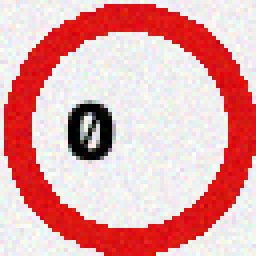
#> input picture data/sample/0/sample_000.png, 64 x 64 px (shown 4 times larger); its folder holds only this picture in this run
$ python train_svm.py
#> lines starting #> are read from the running program, lines starting #| are printed output that depends on the picture
### src/config.py
import os
from pathlib import Path

# Base Directory
BASE_DIR = Path(__file__).resolve().parent.parent

# Path Configurations
DATA_DIR = BASE_DIR / "data"
RAW_DATA_DIR = DATA_DIR / "raw"
GTSRB_RAW_DIR = RAW_DATA_DIR / "GTSRB"
PROCESSED_DATA_DIR = DATA_DIR / "processed"
SAMPLE_DATA_DIR = DATA_DIR / "sample"
EXTERNAL_TEST_DIR = DATA_DIR / "external_test"

MODEL_DIR = BASE_DIR / "models"
RESULT_DIR = BASE_DIR / "results"
MISCLASSIFIED_DIR = RESULT_DIR / "misclassified"
DB_PATH = DATA_DIR / "prediction_history.db"

# Ensure directories exist
for directory in [RAW_DATA_DIR, PROCESSED_DATA_DIR, SAMPLE_DATA_DIR, EXTERNAL_TEST_DIR, MODEL_DIR, RESULT_DIR, MISCLASSIFIED_DIR]:
    directory.mkdir(parents=True, exist_ok=True)

# Image & Model Parameters
IMAGE_SIZE = (32, 32)
IMAGE_CHANNELS = 3
INPUT_SHAPE = (32, 32, 3)
NUM_CLASSES = 43  # Default GTSRB, auto-adapts dynamically to any dataset size

# Dataset Split Percentages
TRAIN_RATIO = 0.70
VAL_RATIO = 0.15
TEST_RATIO = 0.15

# Training Hyperparameters
BATCH_SIZE = 64
EPOCHS = 50
LEARNING_RATE = 0.001
DROPOUT_RATE = 0.5
RANDOM_STATE = 42

# Model & Evaluation Output Paths
SVM_MODEL_PATH = MODEL_DIR / "svm_hog_model.pkl"
SVM_NO_AUG_PATH = MODEL_DIR / "svm_hog_model.pkl"
SVM_AUG_PATH = MODEL_DIR / "svm_hog_aug_model.pkl"

CNN_MODEL_PATH = MODEL_DIR / "cnn_traffic_sign.keras"
CNN_CUSTOM_NO_AUG_PATH = MODEL_DIR / "custom_cnn_no_aug.keras"
CNN_MOBILENET_NO_AUG_PATH = MODEL_DIR / "mobilenet_no_aug.keras"
CNN_CUSTOM_AUG_PATH = MODEL_DIR / "custom_cnn_aug.keras"
CNN_MOBILENET_AUG_PATH = MODEL_DIR / "mobilenet_aug.keras"

CLASS_MAPPING_PATH = MODEL_DIR / "class_mapping.json"
TRAINING_HISTORY_PATH = MODEL_DIR / "training_history.json"
MODEL_METADATA_PATH = MODEL_DIR / "model_metadata.json"

COMPARISON_CSV_PATH = RESULT_DIR / "model_comparison.csv"
COMPARISON_METRICS_PATH = RESULT_DIR / "comparison_metrics.json"
METRICS_JSON_PATH = RESULT_DIR / "metrics.json"
CLASSIFICATION_REPORT_PATH = RESULT_DIR / "classification_report.json"
CONFUSION_MATRIX_CNN_PATH = RESULT_DIR / "confusion_matrix_cnn.png"
CONFUSION_MATRIX_SVM_PATH = RESULT_DIR / "confusion_matrix_svm.png"
TRAINING_ACCURACY_PATH = RESULT_DIR / "training_accuracy.png"
TRAINING_LOSS_PATH = RESULT_DIR / "training_loss.png"
DATASET_DISTRIBUTION_PATH = RESULT_DIR / "dataset_distribution.png"
PREPROCESSING_EXAMPLES_PATH = RESULT_DIR / "preprocessing_examples.png"

# GTSRB & Vietnamese Traffic Sign Class Name Dictionary Mapping
GTSRB_CLASSES = {
    0: {"vi": "Giới hạn tốc độ 20km/h (P.127)", "en": "Speed limit (20km/h)"},
    1: {"vi": "Giới hạn tốc độ 30km/h (P.127)", "en": "Speed limit (30km/h)"},
    2: {"vi": "Giới hạn tốc độ 50km/h (P.127)", "en": "Speed limit (50km/h)"},
    3: {"vi": "Giới hạn tốc độ 60km/h (P.127)", "en": "Speed limit (60km/h)"},
    4: {"vi": "Giới hạn tốc độ 70km/h (P.127)", "en": "Speed limit (70km/h)"},
    5: {"vi": "Giới hạn tốc độ 80km/h (P.127)", "en": "Speed limit (80km/h)"},
    6: {"vi": "Hết hạn chế tốc độ 80km/h", "en": "End of speed limit (80km/h)"},
    7: {"vi": "Giới hạn tốc độ 100km/h", "en": "Speed limit (100km/h)"},
    8: {"vi": "Giới hạn tốc độ 120km/h", "en": "Speed limit (120km/h)"},
    9: {"vi": "Cấm vượt (P.125)", "en": "No passing"},
    10: {"vi": "Cấm xe tải vượt (P.126)", "en": "No passing for vehicles over 3.5 metric tons"},
    11: {"vi": "Quyền ưu tiên tại giao lộ (W.207)", "en": "Right-of-way at next intersection"},
    12: {"vi": "Đường ưu tiên (I.401)", "en": "Priority road"},
    13: {"vi": "Nhường đường (W.208)", "en": "Yield"},
    14: {"vi": "Dừng lại (P.122 Stop)", "en": "Stop"},
    15: {"vi": "Cấm mọi phương tiện (P.101)", "en": "No vehicles"},
    16: {"vi": "Cấm xe tải (P.106a)", "en": "Vehicles over 3.5 metric tons prohibited"},
    17: {"vi": "Cấm đi ngược chiều (P.102)", "en": "No entry"},
    18: {"vi": "Cảnh báo nguy hiểm chung (W.233)", "en": "General caution"},
    19: {"vi": "Chỗ ngoặt nguy hiểm bên trái (W.201a)", "en": "Dangerous curve to the left"},
    20: {"vi": "Chỗ ngoặt nguy hiểm bên phải (W.201b)", "en": "Dangerous curve to the right"},
    21: {"vi": "Đoạn đường nhiều chỗ ngoặt (W.202)", "en": "Double curve"},
    22: {"vi": "Đường gồ gề (W.221a)", "en": "Bumpy road"},
    23: {"vi": "Đường trơn trượt (W.222a)", "en": "Slippery road"},
    24: {"vi": "Đường bị thu hẹp bên phải (W.203b)", "en": "Road narrows on the right"},
    25: {"vi": "Công trường (W.227)", "en": "Road work"},
    26: {"vi": "Tín hiệu đèn giao thông (W.209)", "en": "Traffic signals"},
    27: {"vi": "Người đi bộ cắt ngang (W.224)", "en": "Pedestrians"},
    28: {"vi": "Trẻ em sang đường (W.225)", "en": "Children crossing"},
    29: {"vi": "Xe đạp sang đường (W.226)", "en": "Bicycles crossing"},
    30: {"vi": "Cảnh báo băng tuyết (W.231)", "en": "Beware of ice/snow"},
    31: {"vi": "Động vật hoang dã cắt ngang (W.232)", "en": "Wild animals crossing"},
    32: {"vi": "Hết mọi lệnh cấm (DP.135)", "en": "End of all speed and passing limits"},
    33: {"vi": "Rẽ phải bắt buộc (R.301c)", "en": "Turn right ahead"},
    34: {"vi": "Rẽ trái bắt buộc (R.301d)", "en": "Turn left ahead"},
    35: {"vi": "Đi thẳng bắt buộc (R.301a)", "en": "Ahead only"},
    36: {"vi": "Đi thẳng hoặc rẽ phải (R.301d)", "en": "Go straight or right"},
    37: {"vi": "Đi thẳng hoặc rẽ trái (R.301e)", "en": "Go straight or left"},
    38: {"vi": "Đi bên phải (R.302a)", "en": "Keep right"},
    39: {"vi": "Đi bên trái (R.302b)", "en": "Keep left"},
    40: {"vi": "Vòng xuyến (R.303)", "en": "Roundabout mandatory"},
    41: {"vi": "Hết cấm vượt (DP.133)", "en": "End of no passing"},
    42: {"vi": "Hết cấm xe tải vượt (DP.134)", "en": "End of no passing by vehicles over 3.5 metric tons"}
}

### src/data_loader.py
import os
import cv2
import numpy as np
import pandas as pd
from pathlib import Path
from typing import Tuple, List, Dict, Optional
import logging

from src.config import (
    RAW_DATA_DIR, GTSRB_RAW_DIR, SAMPLE_DATA_DIR, EXTERNAL_TEST_DIR,
    IMAGE_SIZE, NUM_CLASSES, GTSRB_CLASSES
)

logging.basicConfig(level=logging.INFO, format='%(asctime)s - %(levelname)s - %(message)s')
logger = logging.getLogger(__name__)


def find_dataset_dir(base_path: Path = RAW_DATA_DIR) -> Tuple[Optional[Path], bool]:
    """
    Locates dataset folder.
    Returns tuple: (dataset_path, is_sample_flag)

    Priority Order:
    1. RAW_DATA_DIR / GTSRB / Train (or RAW_DATA_DIR / GTSRB)
    2. RAW_DATA_DIR / Train
    3. RAW_DATA_DIR (if numeric folders 0..42 exist)
    4. SAMPLE_DATA_DIR (Pipeline demo / unit test ONLY)
    """
    # 1. Check GTSRB subfolder in data/raw/
    if (GTSRB_RAW_DIR / "Train").exists() and any((GTSRB_RAW_DIR / "Train").glob("*")):
        return GTSRB_RAW_DIR / "Train", False
    if GTSRB_RAW_DIR.exists() and any(d.name.isdigit() for d in GTSRB_RAW_DIR.iterdir() if d.is_dir()):
        return GTSRB_RAW_DIR, False

    # 2. Check Train subfolder in data/raw/
    if (base_path / "Train").exists() and any((base_path / "Train").glob("*")):
        return base_path / "Train", False

    # 3. Check direct numeric folders in data/raw/
    if base_path.exists():
        subdirs = [d for d in base_path.iterdir() if d.is_dir() and d.name.isdigit()]
        if len(subdirs) > 0:
            return base_path, False

    # 4. Fallback to Sample Dataset (FOR DEMO/TESTING PIPELINE ONLY)
    if SAMPLE_DATA_DIR.exists():
        sample_subdirs = [d for d in SAMPLE_DATA_DIR.iterdir() if d.is_dir() and d.name.isdigit()]
        if len(sample_subdirs) > 0:
            logger.warning("Real GTSRB dataset not found in data/raw/. Using SAMPLE dataset for pipeline testing ONLY.")
            return SAMPLE_DATA_DIR, True

    # 5. Auto-create sample dataset on-the-fly for cloud deployments
    logger.warning("Dataset directory missing. Auto-generating sample demo dataset for deployment...")
    try:
        create_sample_dataset()
        if SAMPLE_DATA_DIR.exists():
            return SAMPLE_DATA_DIR, True
    except Exception as e:
        logger.error(f"Failed to auto-create sample dataset: {e}")

    return None, False


def load_raw_dataset(dataset_dir: Optional[Path] = None, max_samples_per_class: Optional[int] = None) -> Tuple[List[np.ndarray], np.ndarray, Dict]:
    """
    Loads images and labels from dataset directory.
    Returns:
        images: List of np.ndarray (uint8 BGR/RGB images)
        labels: np.ndarray of shape (N,) int
        stats: dictionary with summary statistics (including 'is_sample')
    """
    if dataset_dir:
        target_dir = dataset_dir
        is_sample = (SAMPLE_DATA_DIR in target_dir.parents or target_dir == SAMPLE_DATA_DIR)
    else:
        target_dir, is_sample = find_dataset_dir()

    if target_dir is None or not target_dir.exists():
        raise FileNotFoundError(
            f"Dataset not found at {RAW_DATA_DIR} or {SAMPLE_DATA_DIR}.\n"
            "Please place real GTSRB dataset in data/raw/GTSRB/Train/<class_id>/ or run:\n"
            "python -m src.data_loader --create-sample"
        )

    images = []
    labels = []
    class_counts = {}

    # Read class subfolders (formatted as '0', '1', ..., '42' or '00000', '00001', ..., '00042')
    class_dirs = sorted(
        [d for d in target_dir.iterdir() if d.is_dir() and (d.name.isdigit() or d.name.lstrip('0').isdigit() or d.name == '00000')],
        key=lambda x: int(x.name)
    )

    if not class_dirs:
        raise ValueError(f"No numeric class folders (0..42) found in {target_dir}")

    for c_dir in class_dirs:
        class_id = int(c_dir.name)
        img_paths = list(c_dir.glob("*.png")) + list(c_dir.glob("*.jpg")) + list(c_dir.glob("*.ppm"))

        if max_samples_per_class:
            img_paths = img_paths[:max_samples_per_class]

        count = 0
        for img_path in img_paths:
            img = cv2.imread(str(img_path))
#> img is the input picture: shape (64, 64, 3); mean B, G, R 166.4, 166.2, 227.2
            if img is not None:
                img_rgb = cv2.cvtColor(img, cv2.COLOR_BGR2RGB)
                images.append(img_rgb)
                labels.append(class_id)
                count += 1

        class_counts[class_id] = count

    labels = np.array(labels, dtype=int)

    stats = {
        "total_images": len(images),
        "total_classes": len(class_counts),
        "class_counts": class_counts,
        "dataset_path": str(target_dir),
        "is_sample": is_sample
    }

    dataset_type_str = "SAMPLE/DEMO DATASET" if is_sample else "REAL GTSRB DATASET"
    logger.info(f"Loaded {len(images)} images across {len(class_counts)} classes from {target_dir} ({dataset_type_str})")
    return images, labels, stats


# [119 lines left out: functions generate_sample_dataset, generate_external_test_samples, not called in this run]


# [18 lines that do not run on import are left out]

### src/preprocessing.py
import cv2
import numpy as np
import matplotlib.pyplot as plt
from pathlib import Path
from sklearn.model_selection import train_test_split
from typing import Tuple, Union, List, Optional
import logging

from src.config import (
    IMAGE_SIZE, RANDOM_STATE, NUM_CLASSES, TRAIN_RATIO, VAL_RATIO, TEST_RATIO,
    PREPROCESSING_EXAMPLES_PATH, RESULT_DIR
)

logger = logging.getLogger(__name__)


# [26 lines left out: function load_image, not called in this run]


def resize_image(image: np.ndarray, target_size: Tuple[int, int] = IMAGE_SIZE) -> np.ndarray:
    """
    Resizes image to target_size (width, height).
    """
    if image.shape[0] != target_size[1] or image.shape[1] != target_size[0]:
        return cv2.resize(image, target_size, interpolation=cv2.INTER_AREA)
    return image


# [502 lines left out: functions detect_and_crop_traffic_sign, apply_clahe, apply_gamma_correction, apply_unsharp_mask, apply_perspective_transform, apply_cutout and 10 more, not called in this run]


def split_data(
    images: List[np.ndarray],
    labels: np.ndarray,
    test_ratio: float = TEST_RATIO,
    val_ratio: float = VAL_RATIO,
    random_state: int = RANDOM_STATE
) -> Tuple[List[np.ndarray], List[np.ndarray], List[np.ndarray], np.ndarray, np.ndarray, np.ndarray]:
    """
    Splits data into Train (70%), Validation (15%), and Test (15%) sets without data leakage.
    Splitting occurs BEFORE any data augmentation.
    """
    X_temp, X_test, y_temp, y_test = train_test_split(
        images, labels, test_size=test_ratio, random_state=random_state, stratify=labels
    )

    val_adjusted_ratio = val_ratio / (1.0 - test_ratio)
    X_train, X_val, y_train, y_val = train_test_split(
        X_temp, y_temp, test_size=val_adjusted_ratio, random_state=random_state, stratify=y_temp
    )

    logger.info(
        f"Data split complete -> Train: {len(X_train)} (70%), Val: {len(X_val)} (15%), Test: {len(X_test)} (15%)"
    )
    return X_train, X_val, X_test, y_train, y_val, y_test


# [94 lines left out: functions augment_single_image, save_preprocessing_visualization, not called in this run]

### src/train_svm.py
import os
import json
import joblib
import numpy as np
import matplotlib.pyplot as plt
import seaborn as sns
from pathlib import Path
from sklearn.svm import SVC
from sklearn.metrics import (
    accuracy_score, precision_recall_fscore_support,
    classification_report, confusion_matrix
)
import logging
import argparse

from src.config import (
    SVM_MODEL_PATH, SVM_NO_AUG_PATH, SVM_AUG_PATH, RESULT_DIR,
    CONFUSION_MATRIX_SVM_PATH, RANDOM_STATE, NUM_CLASSES
)
from src.data_loader import load_raw_dataset
from src.preprocessing import split_data, resize_image, augment_single_image
from src.feature_extraction import extract_hog_batch

logging.basicConfig(level=logging.INFO, format='%(asctime)s - %(levelname)s - %(message)s')
logger = logging.getLogger(__name__)


def train_svm_baseline(dataset_dir: Path = None, save_model: bool = True, augment: bool = False):
    """
    Trains HOG + SVM model with optional data augmentation (applied strictly to Train set).
    """
    mode_str = "WITH Data Augmentation (Stage 2)" if augment else "WITHOUT Augmentation (Stage 1 Baseline)"
    logger.info(f"--- Starting HOG + SVM Model Training [{mode_str}] ---")

    # 1. Load Data
    images_raw, labels, stats = load_raw_dataset(dataset_dir=dataset_dir)
#> images_raw = 2 items; labels = [0, 1]; stats = 5 items

    # Resize all images to 32x32
    images_resized = [resize_image(img, (32, 32)) for img in images_raw]
#> in resize_image, `return cv2.resize(image, target_size, interpolation=cv2.INTER_AREA)`:
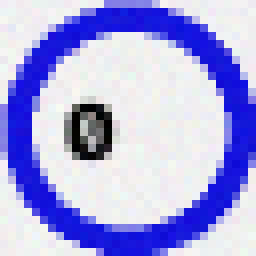
#> returned value: shape (32, 32, 3) (shown 8 times larger); mean of channels 0, 1, 2 227.3, 166.4, 166.6; drawn as B, G, R
#> call 2 of resize_image, with target_size = (32, 32)
#> in resize_image (call 2), `return cv2.resize(image, target_size, interpolation=cv2.INTER_AREA)`:
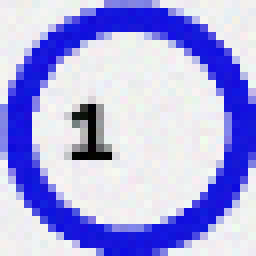
#> returned value: shape (32, 32, 3) (shown 8 times larger); mean of channels 0, 1, 2 229.5, 168.3, 168.4; drawn as B, G, R
#> images_resized = 2 items

    # 2. Split Data (Train 70%, Val 15%, Test 15%) BEFORE augmentation
    X_train, X_val, X_test, y_train, y_val, y_test = split_data(
        images_resized, labels, test_ratio=0.15, val_ratio=0.15, random_state=RANDOM_STATE
    )

    # 3. Optional Augmentation strictly on Train set (Stage 2 requirement)
    if augment:
        logger.info("Applying data augmentation STRICTLY to SVM training set...")
        X_train_aug = []
        y_train_aug = []
        for img, lbl in zip(X_train, y_train):
            X_train_aug.append(img)
            y_train_aug.append(lbl)
            X_train_aug.append(augment_single_image(img))
            y_train_aug.append(lbl)
        X_train_final = np.array(X_train_aug, dtype=np.uint8)
        y_train_final = np.array(y_train_aug, dtype=int)
    else:
        X_train_final = X_train
        y_train_final = y_train

    # 4. Extract HOG Features
    logger.info(f"Extracting HOG features for Train ({len(X_train_final)}), Val ({len(X_val)}), and Test ({len(X_test)}) sets...")
    X_train_hog = extract_hog_batch(X_train_final)
    X_val_hog = extract_hog_batch(X_val)
    X_test_hog = extract_hog_batch(X_test)

    logger.info(f"HOG feature dimension: {X_train_hog.shape[1]}")

    # 5. Train SVM Classifier
    logger.info("Training SVM Classifier (RBF Kernel)...")
    svm_model = SVC(kernel='rbf', C=10.0, gamma='scale', probability=True, random_state=RANDOM_STATE)
    svm_model.fit(X_train_hog, y_train_final)

    # 6. Evaluate on Test Set
    logger.info("Evaluating HOG + SVM on Test Set...")
    y_pred = svm_model.predict(X_test_hog)
    y_pred_proba = svm_model.predict_proba(X_test_hog)

    acc = float(accuracy_score(y_test, y_pred))
    prec_weighted, rec_weighted, f1_weighted, _ = precision_recall_fscore_support(
        y_test, y_pred, average='weighted', zero_division=0
    )
    prec_macro, rec_macro, f1_macro, _ = precision_recall_fscore_support(
        y_test, y_pred, average='macro', zero_division=0
    )

    model_label = "HOG + SVM (Aug)" if augment else "HOG + SVM (No Aug)"
    metrics = {
        "model": model_label,
        "augmented": augment,
        "accuracy": round(acc, 4),
        "precision_weighted": round(float(prec_weighted), 4),
        "recall_weighted": round(float(rec_weighted), 4),
        "f1_score_weighted": round(float(f1_weighted), 4),
        "precision_macro": round(float(prec_macro), 4),
        "recall_macro": round(float(rec_macro), 4),
        "f1_score_macro": round(float(f1_macro), 4),
        "num_test_samples": len(y_test),
        "is_sample_dataset": stats.get("is_sample", False)
    }

    logger.info(f"SVM [{model_label}] Results -> Accuracy: {acc:.4f}, Weighted F1: {f1_weighted:.4f}, Macro F1: {f1_macro:.4f}")

    # 7. Plot Confusion Matrix
    cm = confusion_matrix(y_test, y_pred)
    plt.figure(figsize=(12, 10))
    sns.heatmap(cm, annot=False, fmt='d', cmap='Blues', cbar=True)
    plt.title(f'{model_label} - Confusion Matrix', fontsize=14, fontweight='bold')
    plt.xlabel('Predicted Label')
    plt.ylabel('True Label')
    cm_path = RESULT_DIR / f"confusion_matrix_svm{'_aug' if augment else ''}.png"
    cm_path.parent.mkdir(parents=True, exist_ok=True)
    plt.savefig(cm_path, dpi=300, bbox_inches='tight')
    plt.close()

    # 8. Save Model & Metrics
    if save_model:
        target_model_path = SVM_AUG_PATH if augment else SVM_NO_AUG_PATH
        target_model_path.parent.mkdir(parents=True, exist_ok=True)
        joblib.dump(svm_model, target_model_path)
        logger.info(f"SVM Model saved to {target_model_path}")

        # Also save to default SVM_MODEL_PATH if baseline or if desired
        if not augment:
            joblib.dump(svm_model, SVM_MODEL_PATH)

        RESULT_DIR.mkdir(parents=True, exist_ok=True)
        metrics_filename = "svm_aug_metrics.json" if augment else "svm_metrics.json"
        with open(RESULT_DIR / metrics_filename, "w", encoding="utf-8") as f:
            json.dump(metrics, f, indent=4, ensure_ascii=False)

    return svm_model, metrics, (X_test_hog, y_test, y_pred, y_pred_proba)


if __name__ == "__main__":
    parser = argparse.ArgumentParser(description="Train HOG + SVM with or without Data Augmentation")
    parser.add_argument("--augment", action="store_true", help="Apply data augmentation to Train set before HOG extraction")
    args = parser.parse_args()

#> (the run stopped early here; a loop or call above may not have finished)
